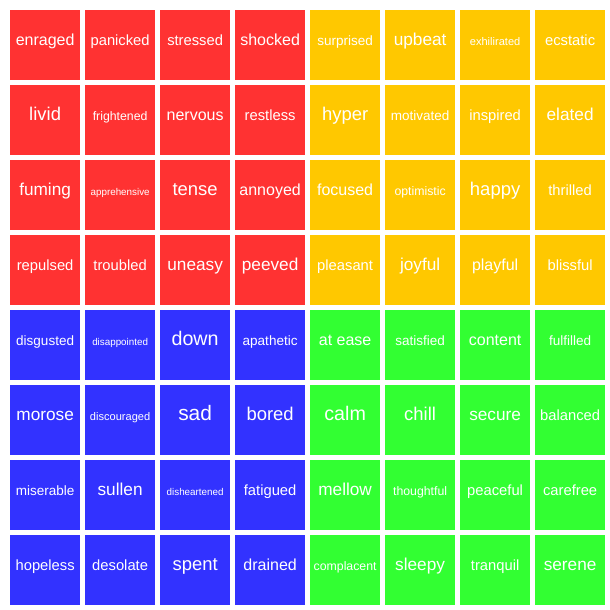
Frame 1 (no input)
Frame 60 (no input): identical to frame 1, image omitted
Frame 120 (the mouse pressed at the canvas centre since frame 60): identical to frame 1, image omitted

The p5.js sketch that drew this single still picture (run headless with seeded random() and noise() and a simulated clock; from frame 60 on, the mouse is pressed at the canvas centre):

// p5.js sketch
// ── sketch.js
var board_size = 600.0
var spacing = 5.0
var xoffset = 10.0
var yoffset = 10.0
var cell_num = 8
var initialize_board = 1
var words = [['enraged', 'panicked', 'stressed','shocked',
                 'surprised','upbeat','exhilirated','ecstatic'],
            ['livid','frightened','nervous','restless',
            'hyper','motivated','inspired','elated'],
                ['fuming','apprehensive','tense','annoyed',
                'focused','optimistic','happy','thrilled'],
                ['repulsed','troubled','uneasy','peeved',
                'pleasant','joyful','playful','blissful'],
            ['disgusted','disappointed','down','apathetic',
            'at ease','satisfied','content','fulfilled'],
            ['morose','discouraged','sad','bored',
            'calm','chill','secure','balanced'],
                ['miserable','sullen','disheartened','fatigued',
                'mellow','thoughtful','peaceful','carefree'],
                ['hopeless','desolate','spent','drained',
                'complacent','sleepy','tranquil','serene']]

var creative = {}
var all_cells = []

function Cell(row,col,type,word){
  this.row = row
  this.col = col
  this.type = type
  this.x = 0
  this.y = 0
  this.word = word
  this.xpos = 0
  this.ypos = 0
}

function createOneRow(row,cell_num){
    single_row = []
    for (col = 0; col < cell_num; col++){
      if (row < 4 && col < 4){
        cell = new Cell(row,col,4,words[row][col])
      }
      else if (row >= 4 && col < 4){
        cell = new Cell(row,col,3,words[row][col])
      }
      else if (row < 4 && col >= 4){
        cell = new Cell(row,col,1,words[row][col])
      }
      else if (row >= 4 && col >= 4){
        cell = new Cell(row,col,2,words[row][col])
      }
      
      if (row >= 4){
        cell.x = row-3
      }
      else{
        cell.x = row-4
      }
      if (col >= 4){
        cell.y = col-3
      }
      else{
        cell.y = col-4
      }
      single_row.push(cell)
    }
    return single_row
}

function createBoard(cell_num){
    A = []
    for (row = 0; row < cell_num; row++){
        A.push(createOneRow(row,cell_num))
    }
    return A
}


function calculate_cell_size(board_size,cell_num){
  cell_size = (board_size-(cell_num)*spacing)/(cell_num)
  return cell_size
}


function drawBoard(A,cell_size){
  for (row = 0; row < A[0].length; row++){
    y_pos = ((cell_size+spacing) * row) + yoffset
    for (col = 0; col < A.length; col++){
      x_pos = ((cell_size+spacing) * col) + xoffset
      A[row][col].xpos = x_pos
      A[row][col].ypos = y_pos
      noStroke()
      if (A[row][col].type == 1){
        fill(255,200,0)
      }
      else if (A[row][col].type == 2){
        fill(50,255,50)
      }
      else if (A[row][col].type == 3){
        fill(50,50,255)
      }
      else if (A[row][col].type == 4){
        fill(255,50,50)
      }
      rect(x_pos,y_pos,cell_size,cell_size)
      
      the_word = A[row][col].word
      if (mouseX > A[row][col].xpos && mouseX < A[row][col].xpos + cell_size && mouseY > A[row][col].ypos && mouseY < A[row][col].ypos+ cell_size){
      	fill(255)
        textSize(16*(20-the_word.length)/12.5)
        textAlign(CENTER);
        textStyle(BOLD);
        //textStyle(ITALIC);
        text(the_word,x_pos+cell_size/2,y_pos+cell_size/2)
      }
      else{
        fill(255)
        textSize(16*(20-the_word.length)/13)
        textAlign(CENTER);
        textStyle(NORMAL);
        text(the_word,x_pos+cell_size/2,y_pos+cell_size/2)
      }
    
    }
  }
}


function setup() { 
  createCanvas(board_size+xoffset, board_size+yoffset);
  A = createBoard(cell_num)
  cell_size = calculate_cell_size(board_size,cell_num)
  
  for (col = 0; col < cell_num; col++){
  	for (row = 0; row < cell_num; row++){
    	creative[words[row][col]] = [row,col]
      all_cells.push(A[row][col])
    }
  }

}

function draw(){
  
  
  background(255);

  drawBoard(A,cell_size)
  
  /*for (i = 0; i<all_cells.length; i++){
    if (mouseX > all_cells[i].xpos && mouseX < all_cells[i].xpos + cell_size && mouseY > all_cells[i].ypos && mouseY < all_cells[i].ypos+ cell_size){
     	fill(255)
      the_word = all_cells[i].word
      textSize(16*(20-the_word.length)/13)
      textAlign(CENTER);
      textStyle(BOLD);
      textStyle(ITALIC);
      text(the_word,all_cells[i].xpos+cell_size/2,all_cells[i].ypos+cell_size/2)
    }
  }*/
}
